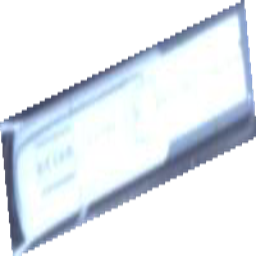
#> input picture dataset_v2/root/train/classes/ac_vents/10875_14797.png, 256 x 256 px, found by its file name; its folder holds only this picture in this run
$ jupyter execute --allow-errors DataLoader.ipynb   (older library calls are emulated)
#> lines starting #> are read from the running program, lines starting #| are printed output that depends on the picture
[cell 1]
import numpy

[cell 2]
# [32 lines left out: function generate_datasets, not called in this run]

[cell 3]
# [7 lines left out: function convert, not called in this run]

[cell 4]
import os
import numpy as np
import pandas as pd
from skimage import io
from skimage.transform import rescale


class Trainloader:

    def __init__(self,classfolder,croppedfolder,picturesize,batchsize,split_ratio):
        self.classdirectory = classfolder
        self.cropdirectory = croppedfolder
        self.picturesize = picturesize
        self.split_ration = split_ratio
        self.batchsize = batchsize
        self.classlist = self._getclasses()
        self.countlist = self._get_countlist()
        self.onehot = self._get_onehot()
        self.trainsplit,self.validsplit = self._train_valid_split(split_ratio)
        self.batchnumber = 0


    def _getclasses(self):
        classlist = [x[1] for x in os.walk(self.classdirectory)][0]
        classlist.sort()

        return classlist

    def _get_countlist(self):
        countlist = []

        for i, klasse in enumerate(self.classlist):
            output = os.listdir("{}{}".format(self.classdirectory,klasse))
            path, dirs, files = next(os.walk("{}{}".format(self.classdirectory,klasse)))
            file_count = len(files)
            countlist.append(file_count)

        return countlist

    def _get_onehot(self):
        for i,currentClass in enumerate(self.classlist):
            pictures = os.listdir("{}/{}".format(self.classdirectory,currentClass))
            df1 = pd.DataFrame([pictures,[1 for i in range(len(pictures))]]).T
            df1.columns=['picture',currentClass]
            if i != 0:
                onehot = pd.merge(df1,onehot,on='picture',how='outer')
            else:
                onehot = df1.copy()

        onehot = onehot.fillna(value=0)
        onehot = onehot.set_index('picture')
        return onehot

    def _convert_picture(self,path):
        image = io.imread(path)
        rescale_factor = self.picturesize / image.shape[0],self.picturesize / image.shape[1]
        scaled = rescale(image, rescale_factor, anti_aliasing=False, multichannel=True,mode='constant')[:,:,:3]
        scaled = scaled.transpose((-1, 0, 1))

        return scaled

    def _get_pictures(self,paths):
        trainlist = []
        for path in paths:
            trainlist.append(self._convert_picture(self.cropdirectory+path))

        return trainlist

    def _train_valid_split(self,split_ratio):
        split = self.onehot.index.tolist()


        train = split[:int(len(split)*split_ratio)]
        valid = split[int(len(split)*split_ratio):]

        validsplit = []
        for i in range(0,len(valid),self.batchsize):
             validsplit.append(valid[i:i + self.batchsize])

        trainsplit = []
        for i in range(0,len(train),self.batchsize):
             trainsplit.append(train[i:i + self.batchsize])

        return trainsplit, validsplit


    # [13 lines left out: function train_next, not called in this run]

    def valid_next(self):
        try:
            paths = self.validsplit[self.batchnumber]
            pictures = self._get_pictures(paths)
            targets = self.onehot.loc[paths].values

            self.batchnumber += 1

            return pictures, targets

        except:
            self.batchnumber = 0
            return None, None


    # [4 lines left out: function print_classes, not called in this run]

[cell 5]
classfolder="./dataset_v2/root/train/classes/"
croppedfolder = "./dataset_v2/root/train/cropped/"
picturesize = 224
batchsize = 64
split_ratio = 0.8

[cell 6]
trainloader = Trainloader(classfolder,croppedfolder,picturesize,batchsize,split_ratio)

#> (a cell that did not finish here is left out)

#> (a cell that did not finish here is left out)

#> (a cell that did not finish here is left out)

[cell 10]
listen = []
for i in range(0,len(trainloader.validsplit),batchsize):
     listen.append(trainloader.validsplit[i:i + batchsize])
    #trainloader.validsplit

[cell 11]
len(trainloader.validsplit)//batchsize

[cell 12]
len(trainloader.trainsplit)//batchsize

[cell 13]
print(len(trainloader.trainsplit))
res,_ = trainloader.valid_next()
#> in _convert_picture, image is the input picture: shape (256, 256, 4); mean R, G, B, A 109.3, 115.4, 122.1, 136.3
#> in _convert_picture, `scaled = rescale(image, rescale_factor, anti_aliasing=False, multichan..`:
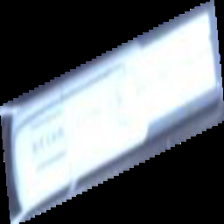
#> scaled: shape (224, 224, 3) float64; mean R, G, B 0.429, 0.453, 0.479
#> in valid_next, `pictures = self._get_pictures(paths)`: pictures = 1 item
#> in valid_next, `targets = self.onehot.loc[paths].values`: targets = [[0, 1]]
#> res = 1 item
i = 0
while res != None:
    if len(res) != 64:
        print(str(trainloader.batchnumber)+"\t" +str(len(res)))
#| 1	1
        break
    res,_ = trainloader.valid_next()
    i +=1
